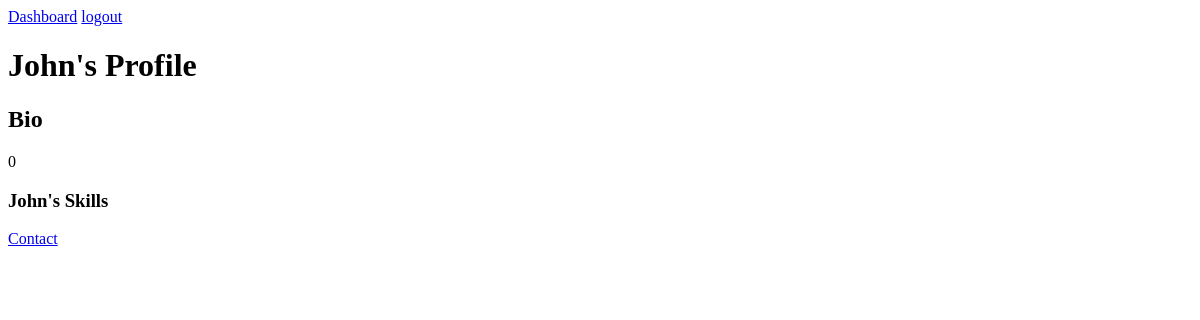
Page /user/2 on the earlier database version.
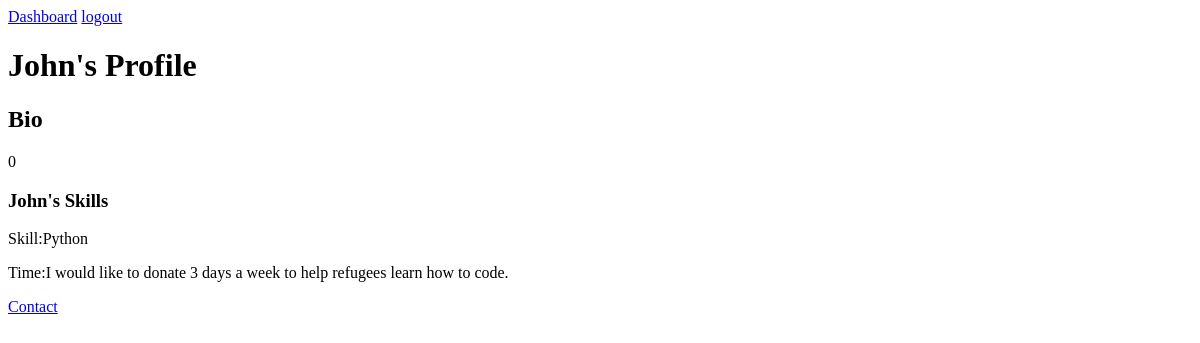
Same page on the later database version.
### skills_app/models.py (models this page shows)
class Skill(models.Model):
    posted_by = models.ForeignKey(User, related_name = "user_skills", on_delete=models.CASCADE, null=True, blank = True)
    location = models.CharField(max_length=14)
    skill= models.TextField()
    profession= models.CharField(max_length=20)
    time= models.CharField(max_length=10)
    objects = SkillManager()

### skills_app/views.py (the view)
# urls.py: path('user/<int:user_id>', views.profile),
def profile(request, user_id):
    context = {
        'user': User.objects.get(id = user_id)
    }
    return render(request, "user.html", context)

### skills_app/templates/user.html (shortened to what this page needs)
<!DOCTYPE html>
<html lang="en">
<head>
</head>
<body>
    <a href="/dashboard">Dashboard</a> <a href="/logout">logout</a>
    <h1>{{user.first_name}}'s Profile</h1>
    <h2>Bio</h2>
    <p>{{user.bio}}</p>
    <h3>{{user.first_name}}'s Skills</h3>
    <p>
    {% for skill in user.user_skills.all%}
        <p>Skill:{{skill.skill}}</p>
        <p>Time:{{skill.time}}</p>
    {% endfor %}
    </p>
    <a href="#">Contact</a>
</body>
</html>

Differences in the rows shown:
added Skill: skill "Python", time "I would like to donate 3 days a week to help refugees learn how to code."
